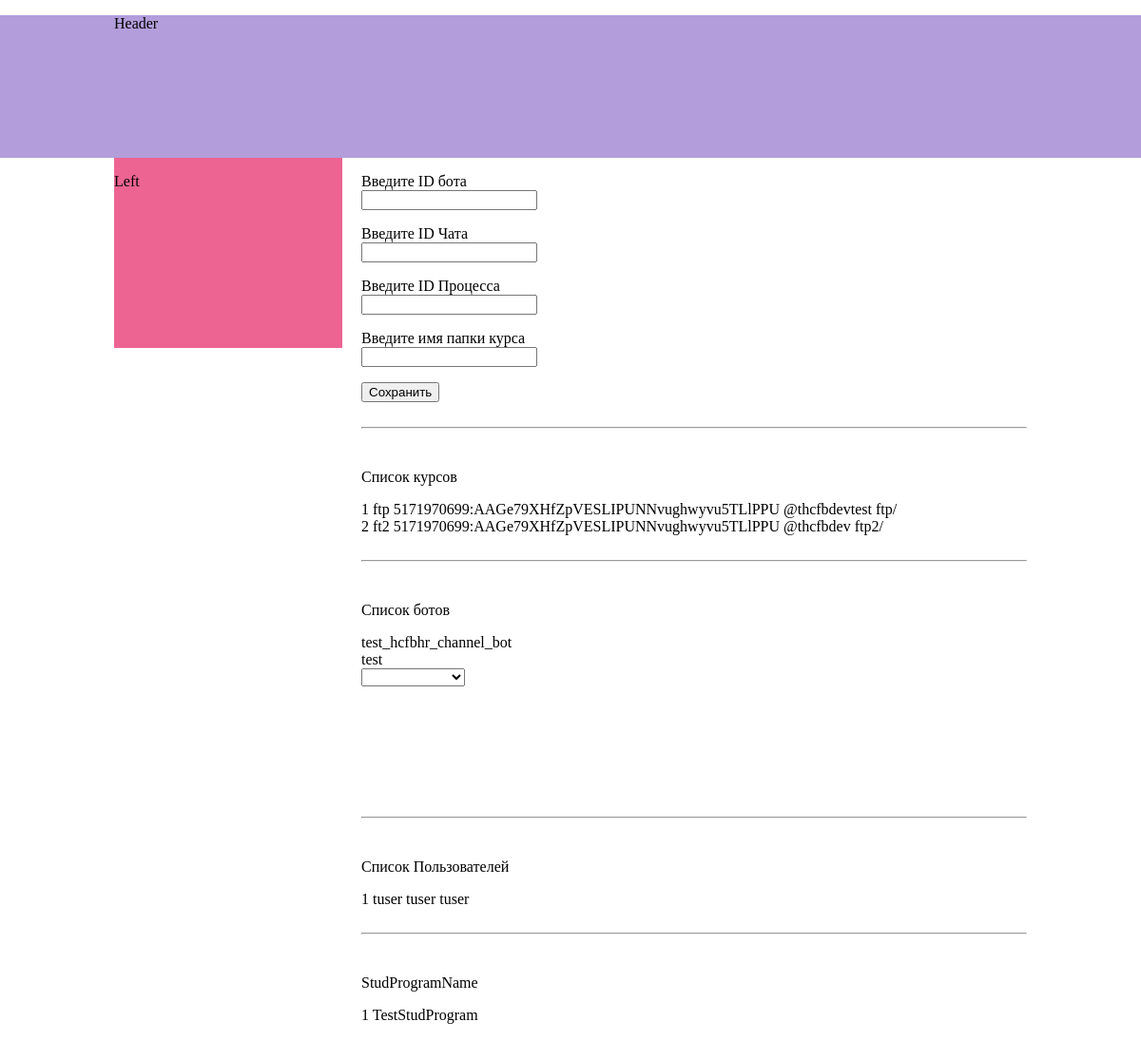
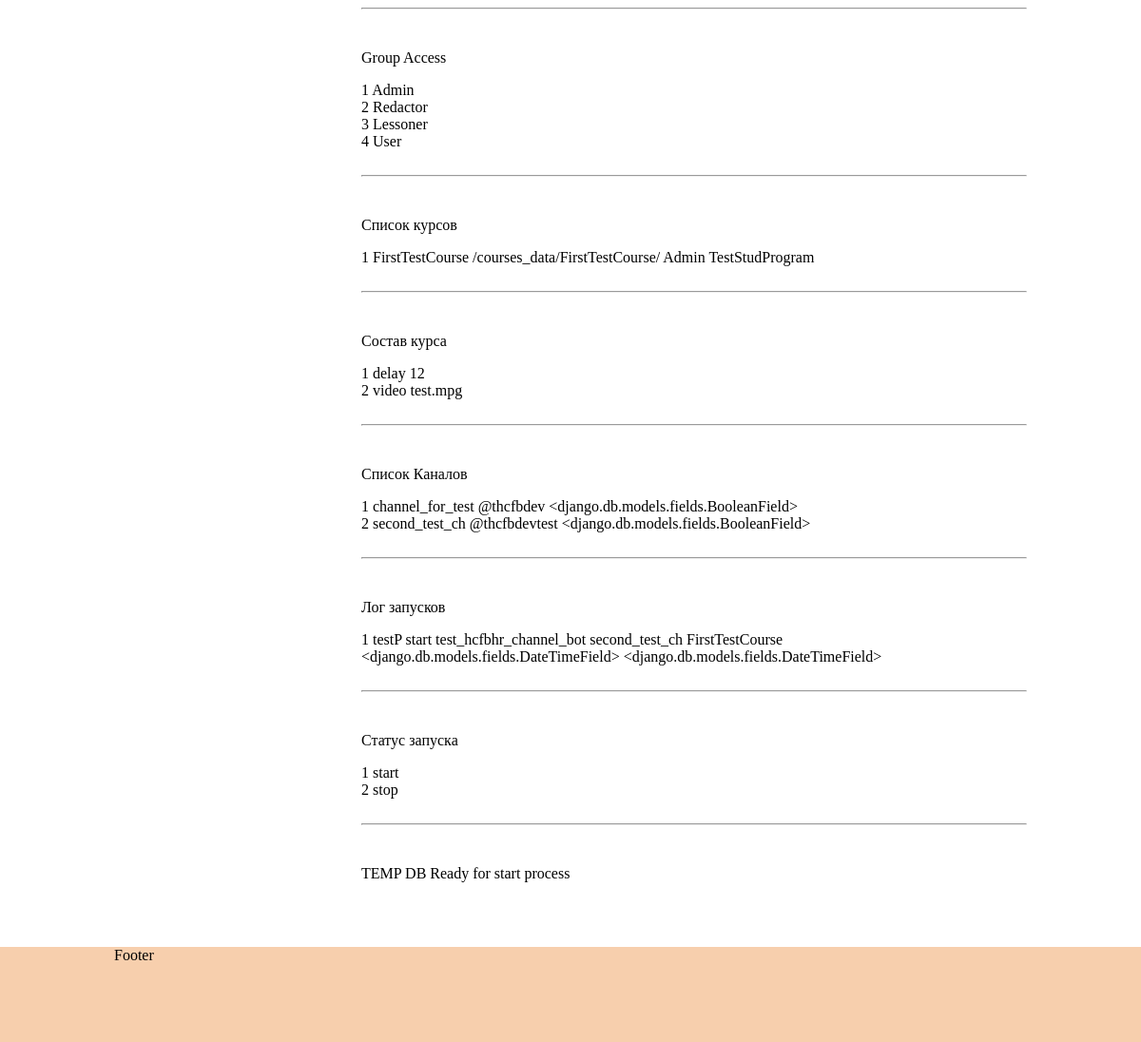
The page / on the database its author committed (2 pictures, top to bottom).
### webfront/models.py (models this page shows, shortened)
class TEMPTest(models.Model):
    NameProcess = models.CharField(max_length=100)
    IDBot = models.CharField(max_length=100)
    IDChat = models.CharField(max_length=100)
    CourseFolder = models.CharField(max_length=100)

class BotTable(models.Model):
    NameBot = models.CharField(max_length=100)
    IDBot = models.CharField(max_length=100)
    g_access = models.ForeignKey('GAccess', on_delete=models.SET_NULL, null=True)
    BotLock = models.BooleanField
    def __str__(self):
        return self.NameBot

class AuthAccess(models.Model):
    login = models.CharField(max_length=50)
    pass_w = models.CharField(max_length=50)
    l_name = models.CharField(max_length=50)
    f_name = models.CharField(max_length=50)
    g_access = models.ForeignKey('GAccess', on_delete=models.SET_NULL, null=True)

class SP(models.Model):
    StudProgramName = models.CharField(max_length=100)
    g_access = models.ForeignKey('GAccess', on_delete=models.SET_NULL, null=True)
    def __str__(self):
        return self.StudProgramName

class GAccess(models.Model):
    G_access_Name = models.CharField(max_length=100)

class CourseTable (models.Model):
    CourseName = models.CharField(max_length=100)
    CourseFolder = models.CharField(max_length=100, null=True)
    Maker = models.CharField(max_length=50)
    StudProgram = models.ForeignKey('SP', on_delete=models.SET_NULL, null=True)
    def __str__(self):
        return self.CourseName

class CourseName(models.Model):
    type_STR = models.ForeignKey('TypeSTR', on_delete=models.SET_NULL, null=True)
    QorDelay = models.TextField(max_length=4000)

class TypeSTR(models.Model):
    type_STR = models.CharField(max_length=50)
    def __str__(self):
        return self.type_STR

class ChatTable(models.Model):
    NameChat = models.CharField(max_length=100)
    IDChat = models.CharField(max_length=100)
    g_access = models.ForeignKey('GAccess', on_delete=models.SET_NULL, null=True)
    ChatLock = models.BooleanField
    def __str__(self):
        return self.NameChat

class LLog(models.Model):
    NameProcess = models.CharField(max_length=100)
    StatusFlag = models.ForeignKey('StatusFlag', on_delete=models.SET_NULL, null=True)
    IDBot = models.ForeignKey('BotTable', on_delete=models.SET_NULL, null=True)
    IDChat = models.ForeignKey('ChatTable', on_delete=models.SET_NULL, null=True)
    CourseName = models.ForeignKey('CourseTable', on_delete=models.SET_NULL, null=True)
    Started = models.DateTimeField
    Stopped = models.DateTimeField

class StatusFlag(models.Model):
    status_flag_name = models.CharField(max_length=100)
    def __str__(self):
        return self.status_flag_name

### webfront/views.py (the view)
# urls.py: path('', index, name='home'),
def index(request):
    bots = BotTable.objects.all() # .values_list('NameBot')
    auth = AuthAccess.objects.all()
    sp = SP.objects.all()
    gaccess = GAccess.objects.all()
    course_table = CourseTable.objects.all()
    course_name = CourseName.objects.all()
    chat = ChatTable.objects.all()
    llog = LLog.objects.all()
    status = StatusFlag.objects.all()
    rfs = RFS.objects.all()
    t_str = TypeSTR.objects.all()
    tttable = TEMPTest.objects.all()
    for bot in bots:
        print(bot.IDBot)
    return render(request,
                  'webfront/index.html', {'bots': bots,
                                          'auth': auth,
                                          'sp': sp,
                                          'gaccess': gaccess,
                                          'course_table': course_table,
                                          'course_name': course_name,
                                          'chat': chat,
                                          'llog': llog,
                                          'status': status,
                                          'rfs': rfs,
                                          't_str': t_str,
                                          'tttable': tttable})

### templates/webfront/index.html (shortened to what this page needs)
<!DOCTYPE html>
<html lang="en">
{% load static %}
<head>
	<link rel="stylesheet" href="{% static '/webfront/css/style.css' %}">
</head>
<body>
	<div class="wrapper">
		<header class="header">
			<div class="wrp">
				<p>Header</p>
			</div>
		</header>
		<div class="middle">
			<div class="wrp">
				<div class="container">
					<main class="content">
						<form method="POST" action="create/">
        				<p>
            				<label>Введитe ID бота</label><br>
            				<input type="text" name="id_bot" />
        				</p>
						<p>
            				<label>Введитe ID Чата</label><br>
            				<input type="text" name="id_chat" />
        				</p>
						<p>
            				<label>Введитe ID Процесса</label><br>
            				<input type="text" name="NameProcess" />
        				</p>
						<p>
            				<label>Введитe имя папки курса</label><br>
            				<input type="text" name="CourseFolder" />
        				</p>
        				<input type="submit" value="Сохранить" >
    				</form>
						<br>
						<hr>
						<br>
						<p>Список курсов</p>
						{% for tttable in tttable %}
							<tr class='success'>
								<td>{{ tttable.id }}</td>
								<td>{{ tttable.NameProcess }}</td>
								<td>{{ tttable.IDBot }}</td>
								<td>{{ tttable.IDChat }}</td>
								<td>{{ tttable.CourseFolder }}</td>
								<br>
							</tr>
						{% endfor %}
						<br>
						<hr>
						<br>
					</main>
					<main class="content">
						<p>Список ботов</p>
						{% for bot in bots %}
							<td>{{ bot.NameBot }}</td>
							<br>
						{% endfor %}
						<select name="<Боты>">
						</select>
					</main>
					<main class="content">
						<br>
						<hr>
						<br>
						<p>Список Пользователей</p>
						{% for auth in auth %}
							<tr class='success'>
								<td>{{ auth.id }}</td>
								<td>{{ auth.login }}</td>
								<td>{{ auth.l_name }}</td>
								<td>{{ auth.f_name }}</td>
								<br>
							</tr>
						{% endfor %}
						<br>
						<hr>
						<br>
						<p>StudProgramName</p>
						{% for sp in sp %}
							<tr class='success'>
								<td>{{ sp.id }}</td>
								<td>{{ sp.StudProgramName }}</td>
								<br>
							</tr>
						{% endfor %}
						<br>
						<hr>
						<br>
						<p>Group Access</p>
						{% for gaccess in gaccess %}
							<tr class='success'>
								<td>{{ gaccess.id }}</td>
								<td>{{ gaccess.G_access_Name }}</td>
								<br>
							</tr>
						{% endfor %}
						<br>
						<hr>
						<br>
						<p>Список курсов</p>
						{% for course_table in course_table %}
							<tr class='success'>
								<td>{{ course_table.id }}</td>
								<td>{{ course_table.CourseName }}</td>
								<td>{{ course_table.CourseFolder }}</td>
								<td>{{ course_table.Maker }}</td>
								<td>{{ course_table.StudProgram }}</td>
								<br>
							</tr>
						{% endfor %}
						<br>
						<hr>
						<br>
						<p>Состав курса</p>
						{% for course_name in course_name %}
							<tr class='success'>
								<td>{{ course_name.id }}</td>
								<td>{{ course_name.type_STR }}</td>
								<td>{{ course_name.QorDelay }}</td>
								<br>
							</tr>
						{% endfor %}
						<br>
						<hr>
						<br>
						<p>Список Каналов</p>
						{% for chat in chat %}
							<tr class='success'>
								<td>{{ chat.id }}</td>
								<td>{{ chat.NameChat }}</td>
								<td>{{ chat.IDChat }}</td>
								<td>{{ chat.ChatLock }}</td>
								<br>
							</tr>
						{% endfor %}
						<br>
						<hr>
						<br>
						<p>Лог запусков</p>
						{% for llog in llog %}
							<tr class='success'>
								<td>{{ llog.id }}</td>
								<td>{{ llog.NameProcess }}</td>
								<td>{{ llog.StatusFlag }}</td>
								<td>{{ llog.IDBot }}</td>
								<td>{{ llog.IDChat }}</td>
								<td>{{ llog.CourseName }}</td>
								<td>{{ llog.Started }}</td>
								<td>{{ llog.Stopped }}</td>
								<br>
							</tr>
						{% endfor %}
						<br>
						<hr>
						<br>
						<p>Статус запуска</p>
						{% for status in status %}
							<tr class='success'>
								<td>{{ status.id }}</td>
								<td>{{ status.status_flag_name }}</td>
								<br>
							</tr>
						{% endfor %}
						<br>
						<hr>
						<br>
						<p>TEMP DB Ready for start process</p>
						<br>
						<br>
					</main>
				</div>
				<aside class="leftcol">
					<p>Left</p>
				</aside>
			</div>
		</div>
	</div>
	<footer class="footer">
		<div class="wrp">
			<p>Footer</p>
		</div>
	</footer>
</body>
</html>

### static/webfront/css/style.css (style rules this page uses)
html { height: 100%; }
body { width: 100%; height: 100%; margin: 0; padding: 0; }
.wrapper { min-height: 100%; height: auto !important; height: 100%; }
.wrp { width: 960px; margin: 0 auto; position: relative; }
.header { height: 150px; background: #B39DDB; }
.middle { width: 100%; padding: 0 0 100px; position: relative; }
.middle:after { display: table; clear: both; content: ''; }
.container { width: 100%; float: left; overflow: hidden; }
.content { padding: 0 0 0 260px; min-height: 200px; }
.leftcol { float: left; width: 240px; margin-left: -100%; position: relative; min-height: 200px; background: #ED6492; }
.footer { margin: -100px 0 0 0; height: 100px; position: relative; background: #f7cfad; }

### rows shown on the page
TEMPTest: id "1", NameProcess "ftp", IDBot "5171970699:AAGe79XHfZpVESLIPUNNvughwyvu5TLlPPU", IDChat "@thcfbdevtest", CourseFolder "ftp/"
TEMPTest: id "2", NameProcess "ft2", IDBot "5171970699:AAGe79XHfZpVESLIPUNNvughwyvu5TLlPPU", IDChat "@thcfbdev", CourseFolder "ftp2/"
BotTable: NameBot "test_hcfbhr_channel_bot"
BotTable: NameBot "test"
AuthAccess: id "1", login "tuser", l_name "tuser", f_name "tuser"
SP: id "1", StudProgramName "TestStudProgram"
GAccess: id "1", G_access_Name "Admin"
GAccess: id "2", G_access_Name "Redactor"
GAccess: id "3", G_access_Name "Lessoner"
GAccess: id "4", G_access_Name "User"
CourseTable: id "1", CourseName "FirstTestCourse", CourseFolder "/courses_data/FirstTestCourse/", Maker "Admin", StudProgram "TestStudProgram"
CourseName: id "1", type_STR "delay", QorDelay "12"
CourseName: id "2", type_STR "video", QorDelay "test.mpg"
ChatTable: id "1", NameChat "channel_for_test", IDChat "@thcfbdev", ChatLock "<django.db.models.fields.BooleanField>"
ChatTable: id "2", NameChat "second_test_ch", IDChat "@thcfbdevtest", ChatLock "<django.db.models.fields.BooleanField>"
LLog: id "1", NameProcess "testP", StatusFlag "start", IDBot "test_hcfbhr_channel_bot", IDChat "second_test_ch", CourseName "FirstTestCourse", Started "<django.db.models.fields.DateTimeField>", Stopped "<django.db.models.fields.DateTimeField>"
StatusFlag: id "1", status_flag_name "start"
StatusFlag: id "2", status_flag_name "stop"
